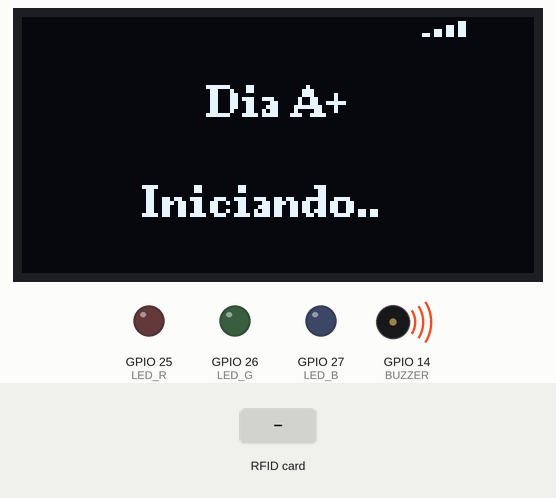
Recording of a sketch running on a simulated ESP32. Parts: 128×64 one-colour display, output pins drawn as LEDs (lit = HIGH), buzzer (waves = sounding, pin HIGH). Inputs (shaded band) come from the test bench. WiFi joins after 1.5 s; servers stay silent unless stated; uploads are accepted with an empty reply; the local clock reads 2024-03-15 10:24:30 at power-on unless the sketch sets it; what the sketch prints to the serial monitor is not drawn.

Above: at 4.9 s.
At 10.5 s:
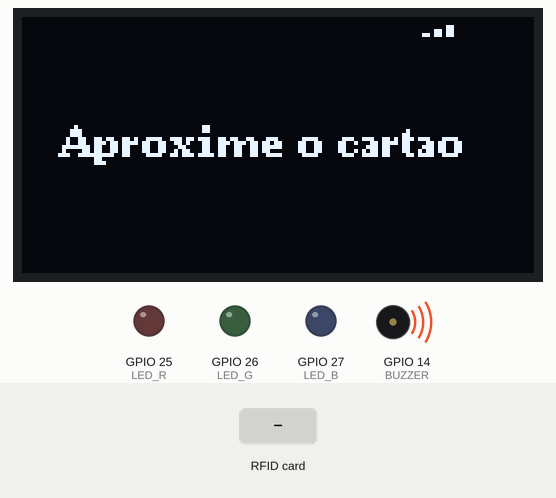
10.6 s: RFID card 15 09 19 85 held to the reader
At 12.0 s:
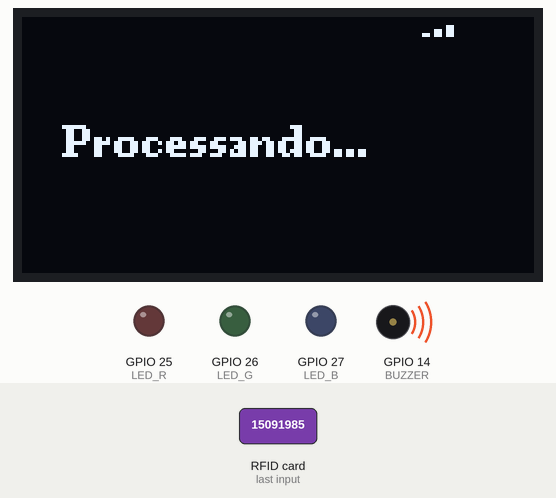
12.3 s: RFID card 5E 7A 19 C4 held to the reader
At 12.8 s:
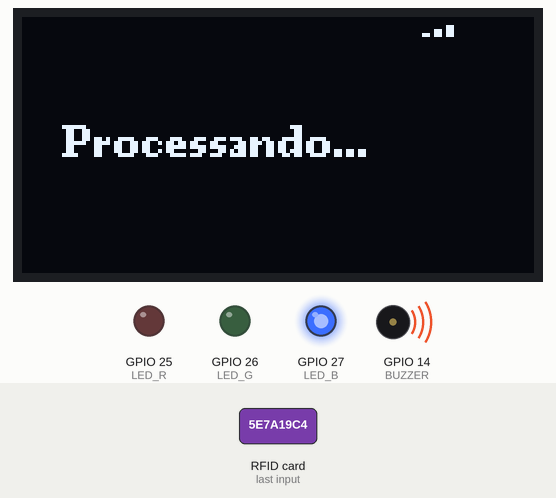
Timing chart, 0 to 15.3 s (numbered marks = the images above; inputs shaded):
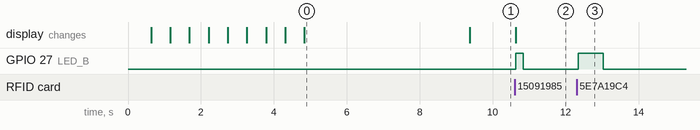

Measured:
- after the input at 10.6 s, GPIO 27 (LED_B): LOW → HIGH at once, → LOW 0.20 s later; the display: changes at once (image 2)
- after the input at 12.3 s, GPIO 27 (LED_B): LOW → HIGH after 0.05 s, → LOW 0.68 s later
- what the display in image 0 shows lasts 4.6 s, from 4.8 s to 9.4 s

The sketch:

sketch_apr17a.ino
```cpp
// ================= IMPORTS =================
#include <WiFi.h>
#include <HTTPClient.h>
#include <WiFiClientSecure.h>
#include <SPI.h>
#include <MFRC522.h>
#include <Wire.h>
#include <U8g2lib.h>
#include <ArduinoJson.h>
#include <time.h>

// ================= WIFI =================
const char* ssid = "AMERICA_2021";
const char* password = "15091985";

// ================= API =================
const char* serverUrl = "https://diario-classe.onrender.com/rfid/leitura";
const char* apiKey = "abc123rfidseguro456";

// ================= RFID =================
#define SS_PIN 5
#define RST_PIN 4
MFRC522 mfrc522(SS_PIN, RST_PIN);

// ================= DISPLAY =================
U8G2_SH1106_128X64_NONAME_F_HW_I2C u8g2(U8G2_R0);

// ================= LED + BUZZER =================
#define BUZZER 14
#define LED_R 25
#define LED_G 26
#define LED_B 27 // LED azul para processamento

// ================= CONTROLE =================
String lastUID = "";
unsigned long lastReadTime = 0;
const unsigned long debounce = 3000;
unsigned long ultimoUso = 0;
bool aguardandoRemover = false;

// ================= BLOQUEIO UID INVÁLIDO =================
String uidBloqueado = "";
unsigned long ultimoUIDFalha = 0;
const unsigned long bloqueioUIDTempo = 5000; // 5s bloqueio

// ================= TIME =================
const char* ntpServer = "pool.ntp.org";

// ================= FILA OFFLINE =================
struct Registro {
  String uid;
  String timestamp;
};
Registro fila[30];
int filaSize = 0;
unsigned long ultimoEnvio = 0;
const unsigned long intervaloEnvio = 2000;

// ================= ESTADOS DISPLAY =================
enum EstadoDisplay { STANDBY, ENTRADA, SAIDA, ERRO, PROCESSANDO };
EstadoDisplay estadoAtual = STANDBY;
String msgDisplay = "";

// =================================================
// 🎨 DISPLAY
// =================================================
void desenharWifi() {
  int rssi = WiFi.RSSI();
  int barras = 0;

  if (rssi >= -50) barras = 4;
  else if (rssi >= -60) barras = 3;
  else if (rssi >= -70) barras = 2;
  else if (rssi >= -80) barras = 1;
  else barras = 0;

  int x = 100; // canto direito
  int y = 0;

  for (int i = 0; i < barras; i++) {
    u8g2.drawBox(x + i*3, y + (4-i), 2, i+1);
  }
}

void atualizarDisplay(EstadoDisplay estado, String nome = "") {
  estadoAtual = estado;
  msgDisplay = nome;

  u8g2.clearBuffer();
  u8g2.setFont(u8g2_font_ncenB08_tr);

  switch (estado) {
    case STANDBY:
      u8g2.drawStr(10, 35, "Aproxime o cartao");
      break;

    case PROCESSANDO:
      u8g2.drawStr(10, 35, "Processando...");
      break;

    case ENTRADA:
      u8g2.drawStr(10, 20, "BEM-VINDO");
      u8g2.drawStr(10, 40, nome.c_str());
      break;

    case SAIDA:
      u8g2.drawStr(10, 30, "ATÉ BREVE");
      break;

    case ERRO:
      u8g2.drawStr(10, 20, "ACESSO NEGADO");
      u8g2.drawStr(10, 40, nome.c_str());
      break;
  }

  desenharWifi();
  u8g2.sendBuffer();
}

// =================================================
// 🔊 FEEDBACK
// =================================================
void beep(int tempo) {
  digitalWrite(BUZZER, LOW);
  delay(tempo);
  digitalWrite(BUZZER, HIGH);
}

void acessoPermitido(String nome) {
  atualizarDisplay(ENTRADA, nome);
  digitalWrite(LED_G, HIGH);
  beep(150);
  delay(1200);
  digitalWrite(LED_G, LOW);
}

void acessoNegado(String nome) {
  atualizarDisplay(ERRO, nome);
  digitalWrite(LED_R, HIGH);
  beep(500);
  delay(1200);
  digitalWrite(LED_R, LOW);
}

void processando() {
  atualizarDisplay(PROCESSANDO);
  digitalWrite(LED_B, HIGH);
}

// =================================================
// 🔐 CARTÃO NÃO CADASTRADO
// =================================================
void mostrarUIDNaoCadastrado(String uid) {
  atualizarDisplay(ERRO, "UID: " + uid);
  digitalWrite(LED_R, HIGH);
  beep(500);

  unsigned long inicio = millis();
  while (millis() - inicio < 4000) {  // 4 segundos
    desenharWifi();
    u8g2.sendBuffer();
    delay(200);
  }

  digitalWrite(LED_R, LOW);
  atualizarDisplay(STANDBY);
}

// =================================================
// 🌐 WIFI
// =================================================
void conectarWiFi() {
  if (WiFi.status() == WL_CONNECTED) return;
  WiFi.disconnect(true);
  delay(500);
  WiFi.begin(ssid, password);

  int tentativas = 0;
  while (WiFi.status() != WL_CONNECTED) {
    delay(500);
    Serial.print(".");
    tentativas++;
    if (tentativas > 20) {
      ESP.restart();
    }
  }
  delay(2000);
  Serial.println("WiFi conectado!");
}

// =================================================
// ⏱ TIME
// =================================================
void configurarTempo() {
  configTime(0, 0, ntpServer);
  struct tm timeinfo;
  while (!getLocalTime(&timeinfo)) {
    delay(500);
  }
}

String getTimestampISO() {
  struct tm timeinfo;
  if (!getLocalTime(&timeinfo)) return "";
  char buffer[30];
  strftime(buffer, sizeof(buffer), "%Y-%m-%dT%H:%M:%SZ", &timeinfo);
  return String(buffer);
}

// =================================================
// 💾 CACHE OFFLINE
// =================================================
void addFila(String uid) {
  if (filaSize >= 30) return;
  fila[filaSize++] = {uid, getTimestampISO()};
}

void processarFila() {
  if (filaSize == 0) return;
  if (millis() - ultimoEnvio < intervaloEnvio) return;
  if (WiFi.status() != WL_CONNECTED) return;

  WiFiClientSecure client;
  client.setInsecure();

  HTTPClient https;
  Registro r = fila[0];
  String json = "{\"uid\":\"" + r.uid + "\",\"timestamp\":\"" + r.timestamp + "\"}";

  https.begin(client, serverUrl);
  https.addHeader("Content-Type", "application/json");
  https.addHeader("x-api-key", apiKey);
  int code = https.POST(json);

  if (code > 0) {
    String response = https.getString();
    DynamicJsonDocument doc(512);
    if (deserializeJson(doc, response) == DeserializationError::Ok) {
      String status = doc["status"] | "erro";
      String nome = doc["nome"] | "Desconhecido";

      if (status == "ok") acessoPermitido(nome);
      else {
        uidBloqueado = r.uid;
        ultimoUIDFalha = millis();
        mostrarUIDNaoCadastrado(r.uid);
      }
    }
  } else {
    Serial.println("Erro ao enviar fila: " + String(code));
  }

  https.end();
  for (int i = 0; i < filaSize - 1; i++) fila[i] = fila[i + 1];
  filaSize--;
  ultimoEnvio = millis();
  digitalWrite(LED_B, LOW); // apaga LED azul após processamento
}

// =================================================
// 🔧 UTIL
// =================================================
String lerUID() {
  String uid = "";
  for (byte i = 0; i < mfrc522.uid.size; i++)
    uid += String(mfrc522.uid.uidByte[i], HEX);
  uid.toUpperCase();
  return uid;
}

// =================================================
// 💻 TELA DE BOOT
// =================================================
void telaBoot(int duracaoSegundos = 5) {
  int tempoFim = millis() + duracaoSegundos * 1000;
  int ponto = 0;

  u8g2.setFont(u8g2_font_ncenB14_tr); // fonte maior
  while (millis() < tempoFim) {
    u8g2.clearBuffer();

    int x = (128 - u8g2.getStrWidth("Dia A+")) / 2;
    u8g2.drawStr(x, 25, "Dia A+");

    u8g2.setFont(u8g2_font_ncenB08_tr);
    String msg = "Iniciando";
    for (int i = 0; i <= ponto; i++) msg += ".";
    u8g2.drawStr(30, 50, msg.c_str());

    desenharWifi();
    u8g2.sendBuffer();

    ponto++;
    if (ponto > 3) ponto = 0;
    delay(500);
  }
}

// =================================================
// 🚀 SETUP
// =================================================
void setup() {
  Serial.begin(115200);
  SPI.begin();
  mfrc522.PCD_Init();
  Wire.begin(21, 22);
  u8g2.begin();

  pinMode(BUZZER, OUTPUT);
  digitalWrite(BUZZER, HIGH);
  pinMode(LED_R, OUTPUT);
  pinMode(LED_G, OUTPUT);
  pinMode(LED_B, OUTPUT);

  telaBoot(5);         // tela de boot animada
  conectarWiFi();
  configurarTempo();
  atualizarDisplay(STANDBY);
}

// =================================================
// 🔁 LOOP
// =================================================
void loop() {
  if (millis() - ultimoUso > 4000 && estadoAtual != STANDBY) atualizarDisplay(STANDBY);

  conectarWiFi();
  processarFila();

  if (aguardandoRemover) {
    if (!mfrc522.PICC_IsNewCardPresent()) aguardandoRemover = false;
    return;
  }

  if (!mfrc522.PICC_IsNewCardPresent()) return;
  if (!mfrc522.PICC_ReadCardSerial()) return;

  String uid = lerUID();

  if (uid == lastUID && millis() - lastReadTime < debounce) return;
  if (uid == uidBloqueado && millis() - ultimoUIDFalha < bloqueioUIDTempo) return;

  lastUID = uid;
  lastReadTime = millis();
  ultimoUso = millis();
  aguardandoRemover = true;

  processando();       // LED azul + display processando
  addFila(uid);        // adiciona à fila offline
}
```
